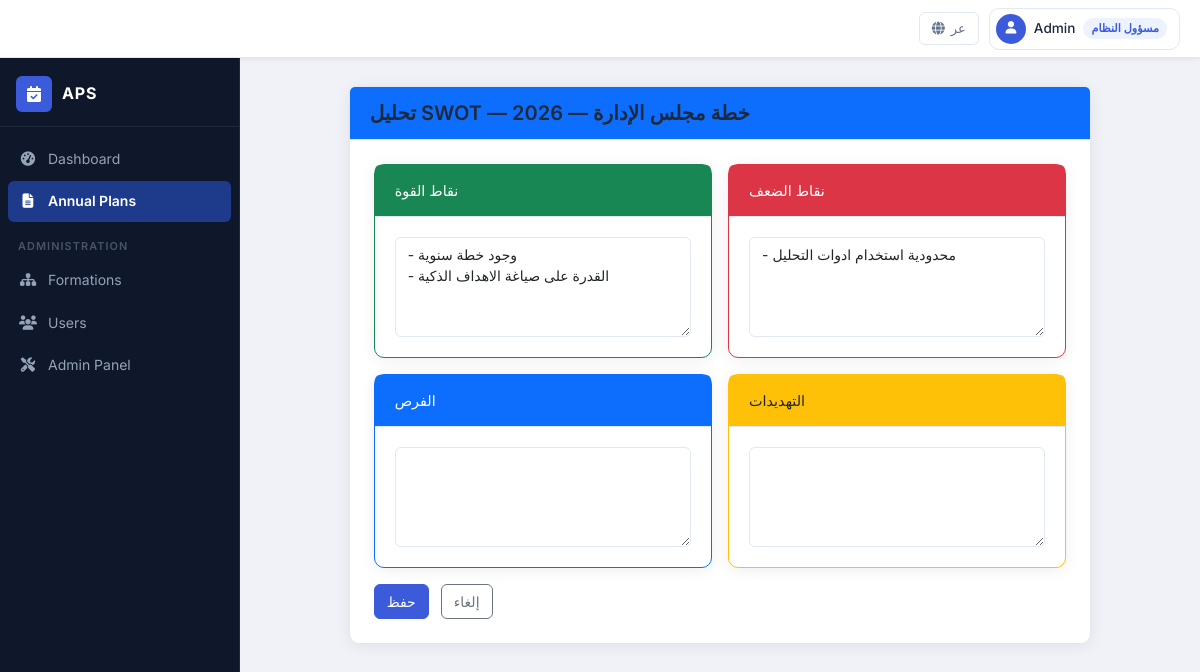
/plans/1/swot/edit/ (signed in), run on the app's committed database.
### apps/accounts/models.py (models this page shows, shortened)
class UserProfile(models.Model):
    ROLE_ADMIN = 'ADMIN'
    ROLE_MANAGER = 'MANAGER'
    ROLE_ORGANIZER = 'ORGANIZER'
    ROLE_REVIEWER = 'REVIEWER'
    ROLE_VIEWER = 'VIEWER'
    ROLE_CHOICES = [
        (ROLE_ADMIN, _('System Admin')),
        (ROLE_MANAGER, _('Formation Manager')),
        (ROLE_ORGANIZER, _('Form Organizer')),
        (ROLE_REVIEWER, _('Reviewer')),
        (ROLE_VIEWER, _('Viewer')),
    ]
    user = models.OneToOneField(
        User, on_delete=models.CASCADE,
        related_name='profile', verbose_name=_('user')
    )
    formation = models.OneToOneField(
        'formations.Formation', on_delete=models.PROTECT,
        null=True, blank=True,
        related_name='user_profile', verbose_name=_('formation')
    )
    role = models.CharField(
        max_length=20, choices=ROLE_CHOICES, default=ROLE_ORGANIZER,
        verbose_name=_('Role')
    )
    full_name_ar = models.CharField(max_length=200, verbose_name=_('full name in arabic'))
    created_at = models.DateTimeField(auto_now_add=True, verbose_name=_('created at'))
    class Meta:
        verbose_name = _('user profile')
        verbose_name_plural = _('user profiles')
        indexes = [
            models.Index(fields=['role']),
        ]
    def is_admin(self):
        return self.role == self.ROLE_ADMIN
    def can_edit_plan(self, plan):
        if self.role == self.ROLE_ADMIN:
            return True
        if plan.status not in ('DRAFT', 'REJECTED'):
            return False
        if self.role in (self.ROLE_MANAGER, self.ROLE_ORGANIZER):
            return plan.formation_id == self.formation_id
        return False

### apps/plans/models/plan.py (models this page shows, shortened)
class AnnualPlan(models.Model):
    STATUS_DRAFT = 'DRAFT'
    STATUS_SUBMITTED = 'SUBMITTED'
    STATUS_UNDER_REVIEW = 'UNDER_REVIEW'
    STATUS_APPROVED = 'APPROVED'
    STATUS_REJECTED = 'REJECTED'
    STATUS_ARCHIVED = 'ARCHIVED'
    STATUS_CHOICES = [
        (STATUS_DRAFT, _('Draft')),
        (STATUS_SUBMITTED, _('Submitted')),
        (STATUS_UNDER_REVIEW, _('Under Review')),
        (STATUS_APPROVED, _('Approved')),
        (STATUS_REJECTED, _('Rejected')),
        (STATUS_ARCHIVED, _('Archived')),
    ]
    formation = models.ForeignKey(
        'formations.Formation', on_delete=models.PROTECT,
        related_name='annual_plans', verbose_name=_('formation')
    )
    plan_year = models.PositiveSmallIntegerField(verbose_name=_('plan year'))
    manager_name = models.CharField(max_length=200, verbose_name=_('manager name'))
    organizer_name = models.CharField(max_length=200, verbose_name=_('organizer name'))
    endorsement_text = models.TextField(blank=True, null=True, verbose_name=_('endorsement text'))
    endorsement_date = models.DateField(blank=True, null=True, verbose_name=_('endorsement date'))
    endorsement_ref_no = models.CharField(
        max_length=50, blank=True, null=True, verbose_name=_('reference number')
    )
    status = models.CharField(
        max_length=20, choices=STATUS_CHOICES, default=STATUS_DRAFT, verbose_name=_('Status')
    )
    recommendations = models.TextField(
        blank=True, null=True, verbose_name=_('recommendations')
    )
    created_by = models.ForeignKey(
        User, on_delete=models.PROTECT,
        related_name='created_plans', verbose_name=_('created by')
    )
    created_at = models.DateTimeField(auto_now_add=True, verbose_name=_('created at'))
    updated_at = models.DateTimeField(auto_now=True, verbose_name=_('updated at'))
    submitted_at = models.DateTimeField(null=True, blank=True, verbose_name=_('submitted at'))
    approved_at = models.DateTimeField(null=True, blank=True, verbose_name=_('approved at'))
    class Meta:
        unique_together = ('formation', 'plan_year')
        verbose_name = _('annual plan')
        verbose_name_plural = _('annual plans')
        ordering = ['-plan_year', 'formation__name_ar']
        indexes = [
            models.Index(fields=['status']),
            models.Index(fields=['plan_year']),
        ]
    def __str__(self):
        return f'خطة {self.formation.name_ar} — {self.plan_year}'

### apps/formations/models.py (models this page shows, shortened)
class Formation(models.Model):
    LEVEL_COMPANY = 'COMPANY'
    LEVEL_BOARD = 'BOARD'
    LEVEL_DIVISION = 'DIVISION'
    LEVEL_SECTION = 'SECTION'
    LEVEL_UNIT = 'UNIT'
    LEVEL_CHOICES = [
        (LEVEL_COMPANY, _('Company')),
        (LEVEL_BOARD, _('Board')),
        (LEVEL_DIVISION, _('Division')),
        (LEVEL_SECTION, _('Section')),
        (LEVEL_UNIT, _('Unit')),
    ]
    code = models.CharField(max_length=20, unique=True, verbose_name=_('Code'))
    name_ar = models.CharField(max_length=200, verbose_name=_('name in arabic'))
    parent = models.ForeignKey(
        'self', on_delete=models.SET_NULL, null=True, blank=True,
        related_name='children', verbose_name=_('parent formation')
    )
    level = models.CharField(max_length=20, choices=LEVEL_CHOICES, verbose_name=_('Level'))
    is_active = models.BooleanField(default=True, verbose_name=_('is active'))
    created_at = models.DateTimeField(auto_now_add=True, verbose_name=_('created at'))
    updated_at = models.DateTimeField(auto_now=True, verbose_name=_('updated at'))
    class Meta:
        verbose_name = _('formation')
        verbose_name_plural = _('formations plural')
        ordering = ['level', 'name_ar']
        indexes = [
            models.Index(fields=['level']),
        ]

### apps/plans/models/swot.py (models this page shows, shortened)
class SwotAnalysis(models.Model):
    plan = models.OneToOneField(
        'plans.AnnualPlan', on_delete=models.CASCADE,
        related_name='swot', verbose_name='الخطة'
    )
    strengths = models.TextField(blank=True, null=True, verbose_name='نقاط القوة')
    weaknesses = models.TextField(blank=True, null=True, verbose_name='نقاط الضعف')
    opportunities = models.TextField(blank=True, null=True, verbose_name='الفرص')
    threats = models.TextField(blank=True, null=True, verbose_name='التهديدات')
    updated_at = models.DateTimeField(auto_now=True, verbose_name='تاريخ التعديل')
    class Meta:
        verbose_name = 'تحليل SWOT'
        verbose_name_plural = 'تحليلات SWOT'

### apps/plans/views/misc_views.py (the view)
# urls.py: path('<int:plan_pk>/swot/edit/', views.swot_edit, name='swot_edit'),
@login_required
def swot_edit(request, plan_pk):
    plan = get_object_or_404(AnnualPlan, pk=plan_pk)
    _check_plan_access(request.user, plan)
    if not request.user.profile.can_edit_plan(plan):
        raise PermissionDenied
    swot = plan.swot if hasattr(plan, 'swot') else None
    if not swot:
        from apps.plans.models import SwotAnalysis
        swot, _ = SwotAnalysis.objects.get_or_create(plan=plan)
    if request.method == 'POST':
        form = SwotForm(request.POST, instance=swot)
        if form.is_valid():
            form.save()
            ip = AuditLogMiddleware.get_client_ip(request)
            log_action(request.user, 'UPDATE', 'SwotAnalysis', swot, ip_address=ip)
            messages.success(request, 'تم حفظ تحليل SWOT بنجاح.')
            return redirect('plans:detail', pk=plan.pk)
    else:
        form = SwotForm(instance=swot)
    return render(request, 'plans/sections/swot.html', {
        'form': form, 'plan': plan, 'swot': swot
    })

### apps/plans/forms.py
class SwotForm(forms.ModelForm):
    class Meta:
        model = SwotAnalysis
        fields = ('strengths', 'weaknesses', 'opportunities', 'threats')
        labels = {
            'strengths': 'نقاط القوة',
            'weaknesses': 'نقاط الضعف',
            'opportunities': 'الفرص',
            'threats': 'التهديدات',
        }
        widgets = {
            'strengths': forms.Textarea(attrs={'class': 'form-control', 'rows': 4}),
            'weaknesses': forms.Textarea(attrs={'class': 'form-control', 'rows': 4}),
            'opportunities': forms.Textarea(attrs={'class': 'form-control', 'rows': 4}),
            'threats': forms.Textarea(attrs={'class': 'form-control', 'rows': 4}),
        }

### apps/core/templatetags/rtl_extras.py (called while the page is built)
@register.filter(name='strip_lang_prefix')
def strip_lang_prefix(full_path):
    for lang_code, _ in settings.LANGUAGES:
        if lang_code == settings.LANGUAGE_CODE:
            continue  # default language has no prefix
        prefix = f'/{lang_code}/'
        if full_path.startswith(prefix):
            return '/' + full_path[len(prefix):]
        if full_path == f'/{lang_code}':
            return '/'
    return full_path

@register.filter(name='role_label')
def role_label(role):
    mapping = {
        'ADMIN': 'مسؤول النظام',
        'MANAGER': 'مدير',
        'ORGANIZER': 'منظم',
        'REVIEWER': 'مراجع',
        'VIEWER': 'مشاهد',
    }
    return mapping.get(role, role)

### apps/plans/views/plan_views.py (called while the page is built, shortened)
def _check_plan_access(user, plan):
    profile = user.profile
    if profile.is_admin():
        return

### apps/plans/templates/plans/sections/swot.html (shortened to what this page needs)
{% extends "base.html" %}
{% block content %}
<div class="row justify-content-center">
    <div class="col-lg-10">
        <div class="card shadow">
            <div class="card-header bg-primary text-white">
                <h5 class="mb-0">تحليل SWOT — {{ plan }}</h5>
            </div>
            <div class="card-body p-4">
                <form method="post" novalidate>
                    <div class="row g-3">
                        <div class="col-md-6">
                            <div class="card border-success">
                                <div class="card-header bg-success text-white">نقاط القوة</div>
                                <div class="card-body">
                                    {{ form.strengths }}
                                </div>
                            </div>
                        </div>
                        <div class="col-md-6">
                            <div class="card border-danger">
                                <div class="card-header bg-danger text-white">نقاط الضعف</div>
                                <div class="card-body">{{ form.weaknesses }}</div>
                            </div>
                        </div>
                        <div class="col-md-6">
                            <div class="card border-primary">
                                <div class="card-header bg-primary text-white">الفرص</div>
                                <div class="card-body">{{ form.opportunities }}</div>
                            </div>
                        </div>
                        <div class="col-md-6">
                            <div class="card border-warning">
                                <div class="card-header bg-warning text-dark">التهديدات</div>
                                <div class="card-body">{{ form.threats }}</div>
                            </div>
                        </div>
                    </div>
                    <div class="mt-3">
                        <button type="submit" class="btn btn-primary">حفظ</button>
                        <a href="{% url 'plans:detail' plan.pk %}" class="btn btn-outline-secondary ms-2">إلغاء</a>
                    </div>
                </form>
            </div>
        </div>
    </div>
</div>
{% endblock %}

### templates/navbar.html (shortened to what this page needs)
{% load i18n rtl_extras %}
{% get_current_language as LANG_CODE %}
<header class="app-topbar">
    <div class="topbar-end">
        <form method="post" action="{% url 'set_language' %}" class="topbar-lang-form">
            {% if LANG_CODE == 'ar' %}
            <button type="submit" name="language" value="en" class="topbar-btn topbar-lang-btn" title="Switch to English">
                <i class="fas fa-globe"></i> <span>EN</span>
            </button>
            {% else %}
            <button type="submit" name="language" value="ar" class="topbar-btn topbar-lang-btn" title="التبديل إلى العربية">
                <i class="fas fa-globe"></i> <span>عر</span>
            </button>
            {% endif %}
        </form>
        <div class="topbar-user dropdown">
            <button class="topbar-user-btn dropdown-toggle" data-bs-toggle="dropdown" aria-expanded="false">
                <span class="topbar-avatar">
                    <i class="fas fa-user"></i>
                </span>
                <span class="topbar-username">
                    {% if user.profile.full_name_ar %}{{ user.profile.full_name_ar }}{% else %}{{ user.username }}{% endif %}
                </span>
                <span class="topbar-role-badge">{{ user.profile.role|role_label }}</span>
            </button>
        </div>
    </div>
</header>

### static/css/custom-rtl.css (style rules this page uses)
:root { --color-primary: #3b5bdb; --color-primary-dark: #2f4ac5; --color-primary-light: #748ffc; --color-primary-bg: #edf2ff; --color-bg: #f0f2f7; --color-surface: #ffffff; --color-border: #e2e8f0; --color-text: #1e293b; --color-text-muted: #64748b; --color-text-light: #94a3b8; --color-success: #22c55e; --color-warning: #f59e0b; --color-danger: #ef4444; --color-info: #06b6d4; --sidebar-width: 240px; --sidebar-bg: #0f172a; --sidebar-border: #1e293b; --sidebar-link: #94a3b8; --sidebar-link-hover: #e2e8f0; --sidebar-active-bg: #1e3a8a; --sidebar-active-text: #ffffff; --sidebar-icon-w: 20px; --topbar-height: 58px; --topbar-bg: #ffffff; --topbar-border: #e2e8f0; --topbar-shadow: 0 1px 4px rgba(0,0,0,0.08); --font-ltr: 'Inter', system-ui, sans-serif; --font-rtl: 'Cairo', system-ui, sans-serif; --radius-sm: 6px; --radius-md: 10px; --radius-lg: 16px; --shadow-card: 0 2px 16px rgba(0,0,0,0.07); --shadow-lg: 0 8px 32px rgba(0,0,0,0.12); --transition: 0.2s ease; }
html, body { height: 100%; }
body { font-family: var(--font-ltr); color: var(--color-text); background-color: var(--color-bg); font-size: 0.9rem; line-height: 1.6; -webkit-font-smoothing: antialiased; }
h1, h2, h3, h4, h5, h6 { font-weight: 600; color: var(--color-text); }
a { color: var(--color-primary); text-decoration: none; }
body.app-layout { display: flex; flex-direction: column; min-height: 100vh; }
.app-topbar { height: var(--topbar-height); background: var(--topbar-bg); border-bottom: 1px solid var(--topbar-border); box-shadow: var(--topbar-shadow); display: flex; align-items: center; justify-content: space-between; padding: 0 20px 0 16px; position: sticky; top: 0; z-index: 1000; gap: 12px; }
.topbar-end { display: flex; align-items: center; gap: 10px; flex-shrink: 0; }
.topbar-btn { background: none; border: 1px solid var(--color-border); border-radius: var(--radius-sm); color: var(--color-text-muted); padding: 5px 12px; font-size: 0.82rem; font-weight: 500; display: flex; align-items: center; gap: 6px; cursor: pointer; transition: var(--transition); }
.topbar-lang-form { display: flex; align-items: center; }
.topbar-user { position: relative; }
.topbar-user-btn { background: none; border: 1px solid var(--color-border); border-radius: var(--radius-md); display: flex; align-items: center; gap: 8px; padding: 5px 12px 5px 6px; cursor: pointer; transition: var(--transition); color: var(--color-text); font-size: 0.85rem; font-weight: 500; }
.topbar-user-btn::after { display: none; }
.topbar-avatar { width: 30px; height: 30px; border-radius: 50%; background: var(--color-primary); color: white; display: flex; align-items: center; justify-content: center; font-size: 0.78rem; flex-shrink: 0; }
.topbar-username { max-width: 140px; overflow: hidden; text-overflow: ellipsis; white-space: nowrap; }
.topbar-role-badge { font-size: 0.7rem; font-weight: 600; background: var(--color-primary-bg); color: var(--color-primary); padding: 2px 8px; border-radius: 99px; white-space: nowrap; }
.card { border: 1px solid var(--color-border); border-radius: var(--radius-md); box-shadow: var(--shadow-card); background: var(--color-surface); }
.card-header { border-bottom: 1px solid var(--color-border); background: var(--color-surface); padding: 14px 20px; border-radius: var(--radius-md) var(--radius-md) 0 0; }
.card-body { padding: 20px; }
.card.shadow { box-shadow: var(--shadow-card) !important; }
.form-control, .form-select { border-radius: var(--radius-sm); border: 1.5px solid var(--color-border); font-size: 0.875rem; transition: border-color var(--transition), box-shadow var(--transition); }
textarea.form-control { min-height: 100px; }
.btn { border-radius: var(--radius-sm); font-weight: 500; font-size: 0.875rem; transition: var(--transition); }
.btn-primary { background: var(--color-primary); border-color: var(--color-primary); }

### data on the page
AnnualPlan: formation+plan_year "خطة مجلس الإدارة — 2026"
SwotAnalysis: strengths "- وجود خطة سنوية - القدرة على صياغة الاهداف الذكية", weaknesses "- محدودية استخدام ادوات التحليل"

### other printed values
{{ user.profile.full_name_ar }} "Admin"
{{ user.profile.role|role_label }} "مسؤول النظام"
